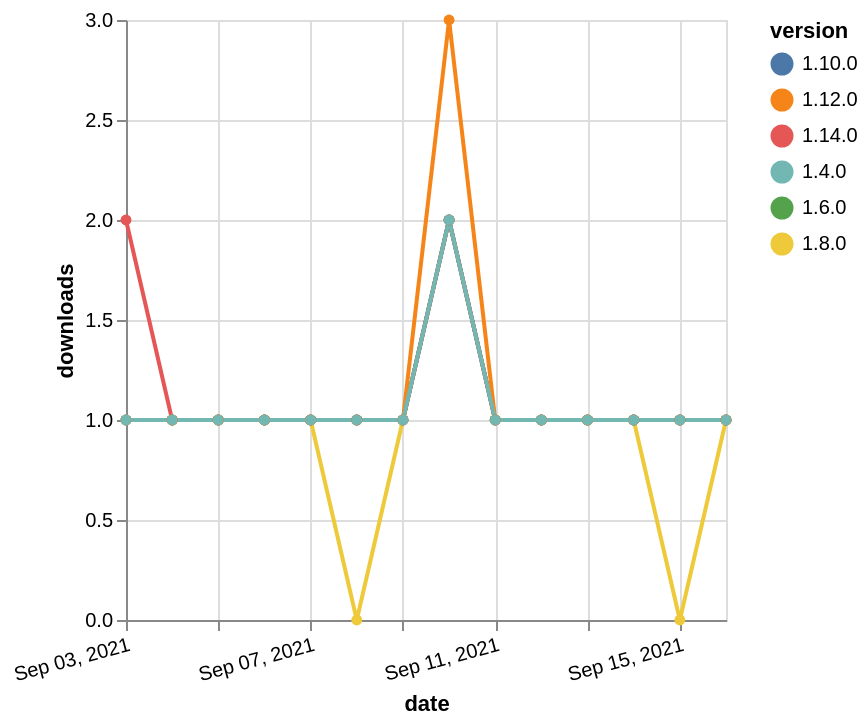

Specify this chart in Vega-Lite:
### Vega-Lite specification from a JSON file in a GitHub repository (floating-point values rounded to 4 significant figures)
{"$schema": "https://vega.github.io/schema/vega-lite/v5.json", "description": "A simple bar chart with embedded data.", "data": {"values": [{"date": "2021-09-03", "total": 191, "delta": 1, "version": "1.6.0"}, {"date": "2021-09-04", "total": 192, "delta": 1, "version": "1.6.0"}, {"date": "2021-09-05", "total": 193, "delta": 1, "version": "1.6.0"}, {"date": "2021-09-06", "total": 194, "delta": 1, "version": "1.6.0"}, {"date": "2021-09-07", "total": 195, "delta": 1, "version": "1.6.0"}, {"date": "2021-09-08", "total": 196, "delta": 1, "version": "1.6.0"}, {"date": "2021-09-09", "total": 197, "delta": 1, "version": "1.6.0"}, {"date": "2021-09-10", "total": 199, "delta": 2, "version": "1.6.0"}, {"date": "2021-09-11", "total": 200, "delta": 1, "version": "1.6.0"}, {"date": "2021-09-12", "total": 201, "delta": 1, "version": "1.6.0"}, {"date": "2021-09-13", "total": 202, "delta": 1, "version": "1.6.0"}, {"date": "2021-09-14", "total": 203, "delta": 1, "version": "1.6.0"}, {"date": "2021-09-15", "total": 204, "delta": 1, "version": "1.6.0"}, {"date": "2021-09-16", "total": 205, "delta": 1, "version": "1.6.0"}, {"date": "2021-09-03", "total": 182, "delta": 1, "version": "1.8.0"}, {"date": "2021-09-04", "total": 183, "delta": 1, "version": "1.8.0"}, {"date": "2021-09-05", "total": 184, "delta": 1, "version": "1.8.0"}, {"date": "2021-09-06", "total": 185, "delta": 1, "version": "1.8.0"}, {"date": "2021-09-07", "total": 186, "delta": 1, "version": "1.8.0"}, {"date": "2021-09-08", "total": 186, "delta": 0, "version": "1.8.0"}, {"date": "2021-09-09", "total": 187, "delta": 1, "version": "1.8.0"}, {"date": "2021-09-10", "total": 189, "delta": 2, "version": "1.8.0"}, {"date": "2021-09-11", "total": 190, "delta": 1, "version": "1.8.0"}, {"date": "2021-09-12", "total": 191, "delta": 1, "version": "1.8.0"}, {"date": "2021-09-13", "total": 192, "delta": 1, "version": "1.8.0"}, {"date": "2021-09-14", "total": 193, "delta": 1, "version": "1.8.0"}, {"date": "2021-09-15", "total": 193, "delta": 0, "version": "1.8.0"}, {"date": "2021-09-16", "total": 194, "delta": 1, "version": "1.8.0"}, {"date": "2021-09-03", "total": 155, "delta": 1, "version": "1.10.0"}, {"date": "2021-09-04", "total": 156, "delta": 1, "version": "1.10.0"}, {"date": "2021-09-05", "total": 157, "delta": 1, "version": "1.10.0"}, {"date": "2021-09-06", "total": 158, "delta": 1, "version": "1.10.0"}, {"date": "2021-09-07", "total": 159, "delta": 1, "version": "1.10.0"}, {"date": "2021-09-08", "total": 160, "delta": 1, "version": "1.10.0"}, {"date": "2021-09-09", "total": 161, "delta": 1, "version": "1.10.0"}, {"date": "2021-09-10", "total": 163, "delta": 2, "version": "1.10.0"}, {"date": "2021-09-11", "total": 164, "delta": 1, "version": "1.10.0"}, {"date": "2021-09-12", "total": 165, "delta": 1, "version": "1.10.0"}, {"date": "2021-09-13", "total": 166, "delta": 1, "version": "1.10.0"}, {"date": "2021-09-14", "total": 167, "delta": 1, "version": "1.10.0"}, {"date": "2021-09-15", "total": 168, "delta": 1, "version": "1.10.0"}, {"date": "2021-09-16", "total": 169, "delta": 1, "version": "1.10.0"}, {"date": "2021-09-03", "total": 119, "delta": 2, "version": "1.14.0"}, {"date": "2021-09-04", "total": 120, "delta": 1, "version": "1.14.0"}, {"date": "2021-09-05", "total": 121, "delta": 1, "version": "1.14.0"}, {"date": "2021-09-06", "total": 122, "delta": 1, "version": "1.14.0"}, {"date": "2021-09-07", "total": 123, "delta": 1, "version": "1.14.0"}, {"date": "2021-09-08", "total": 124, "delta": 1, "version": "1.14.0"}, {"date": "2021-09-09", "total": 125, "delta": 1, "version": "1.14.0"}, {"date": "2021-09-10", "total": 127, "delta": 2, "version": "1.14.0"}, {"date": "2021-09-11", "total": 128, "delta": 1, "version": "1.14.0"}, {"date": "2021-09-12", "total": 129, "delta": 1, "version": "1.14.0"}, {"date": "2021-09-13", "total": 130, "delta": 1, "version": "1.14.0"}, {"date": "2021-09-14", "total": 131, "delta": 1, "version": "1.14.0"}, {"date": "2021-09-15", "total": 132, "delta": 1, "version": "1.14.0"}, {"date": "2021-09-16", "total": 133, "delta": 1, "version": "1.14.0"}, {"date": "2021-09-03", "total": 180, "delta": 1, "version": "1.12.0"}, {"date": "2021-09-04", "total": 181, "delta": 1, "version": "1.12.0"}, {"date": "2021-09-05", "total": 182, "delta": 1, "version": "1.12.0"}, {"date": "2021-09-06", "total": 183, "delta": 1, "version": "1.12.0"}, {"date": "2021-09-07", "total": 184, "delta": 1, "version": "1.12.0"}, {"date": "2021-09-08", "total": 185, "delta": 1, "version": "1.12.0"}, {"date": "2021-09-09", "total": 186, "delta": 1, "version": "1.12.0"}, {"date": "2021-09-10", "total": 189, "delta": 3, "version": "1.12.0"}, {"date": "2021-09-11", "total": 190, "delta": 1, "version": "1.12.0"}, {"date": "2021-09-12", "total": 191, "delta": 1, "version": "1.12.0"}, {"date": "2021-09-13", "total": 192, "delta": 1, "version": "1.12.0"}, {"date": "2021-09-14", "total": 193, "delta": 1, "version": "1.12.0"}, {"date": "2021-09-15", "total": 194, "delta": 1, "version": "1.12.0"}, {"date": "2021-09-16", "total": 195, "delta": 1, "version": "1.12.0"}, {"date": "2021-09-03", "total": 243, "delta": 1, "version": "1.4.0"}, {"date": "2021-09-04", "total": 244, "delta": 1, "version": "1.4.0"}, {"date": "2021-09-05", "total": 245, "delta": 1, "version": "1.4.0"}, {"date": "2021-09-06", "total": 246, "delta": 1, "version": "1.4.0"}, {"date": "2021-09-07", "total": 247, "delta": 1, "version": "1.4.0"}, {"date": "2021-09-08", "total": 248, "delta": 1, "version": "1.4.0"}, {"date": "2021-09-09", "total": 249, "delta": 1, "version": "1.4.0"}, {"date": "2021-09-10", "total": 251, "delta": 2, "version": "1.4.0"}, {"date": "2021-09-11", "total": 252, "delta": 1, "version": "1.4.0"}, {"date": "2021-09-12", "total": 253, "delta": 1, "version": "1.4.0"}, {"date": "2021-09-13", "total": 254, "delta": 1, "version": "1.4.0"}, {"date": "2021-09-14", "total": 255, "delta": 1, "version": "1.4.0"}, {"date": "2021-09-15", "total": 256, "delta": 1, "version": "1.4.0"}, {"date": "2021-09-16", "total": 257, "delta": 1, "version": "1.4.0"}]}, "width": "container", "mark": {"type": "line", "point": {"filled": true}}, "encoding": {"x": {"field": "date", "type": "temporal", "timeUnit": "yearmonthdate", "title": "date", "axis": {"labelAngle": -15}}, "y": {"field": "delta", "type": "quantitative", "title": "downloads"}, "color": {"field": "version", "type": "nominal"}, "tooltip": {"field": "delta"}}}
